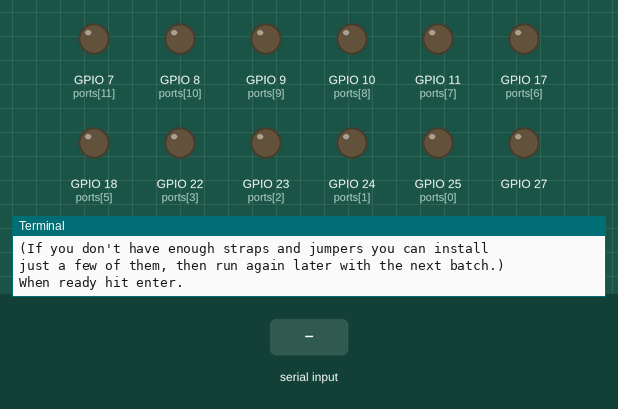
Recording of a program running on a simulated Raspberry Pi (BCM pin numbers). On the bench: output pins drawn as LEDs (lit = HIGH), the last lines printed to the terminal. The test bench sets the inputs (shaded band).

Above: at 1.2 s.
1.3 s: "1" typed at the terminal, then Enter
At 1.35 s:
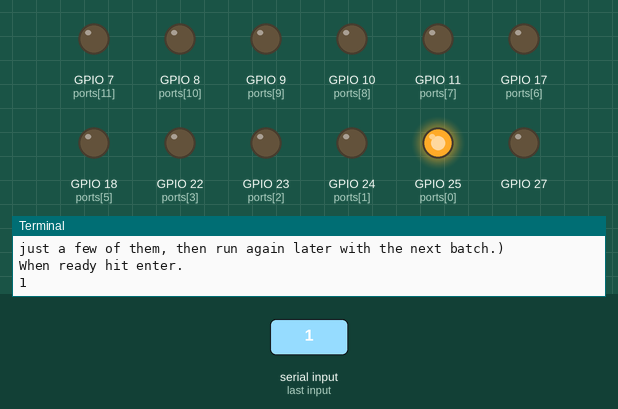
At 5.26 s:
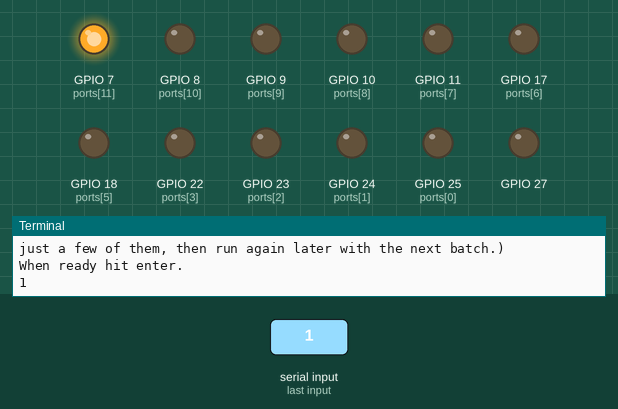
Timing chart, 0 to 11.9 s (numbered marks = the images above; inputs shaded):
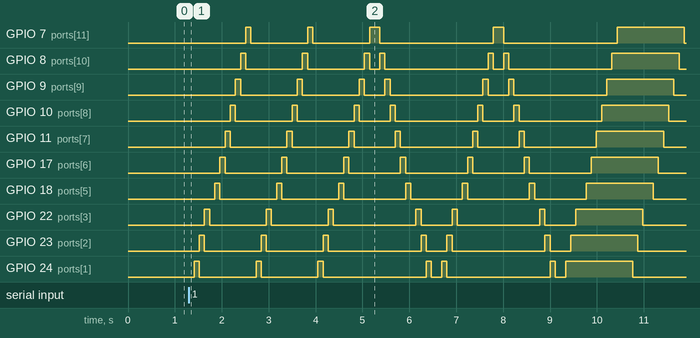

The program:

leds-rg.py
```python
#!/usr/bin/env python2.7
# Python 2.7 version by Alex Eames of http://RasPi.TV
# functionally equivalent to the Gertboard leds test by Gert Jan van Loo & Myra VanInwegen
# Use at your own risk - I'm pretty sure the code is harmless, but check it yourself.

import RPi.GPIO as GPIO
from time import sleep

if GPIO.RPI_REVISION == 1:      # check board Revision so we can set port 21/27 correctly
    ports = [25, 24, 23, 22, 21, 18, 17, 11, 10, 9, 8, 7]   # define ports list for Revision 1 Pi
else:
    ports = [25, 24, 23, 22, 27, 18, 17, 11, 10, 9, 8, 7]   # define ports list all others
ports_rev = ports[:]                                        # make a copy of ports list
ports_rev.reverse()                                         # and reverse it as we need both

GPIO.setmode(GPIO.BCM)                                  # initialise RPi.GPIO

for port_num in ports:
    GPIO.setup(port_num, GPIO.OUT)                      # set up ports for output

def led_drive(reps, multiple, direction):               # define function to drive
    for i in range(reps):                               # repetitions, single or multiple
        for port_num in direction:                      # and direction
            GPIO.output(port_num, 1)                    # switch on an led
            sleep(0.11)                                 # wait for ~0.11 seconds
            if not multiple:                            # if we're not leaving it on
                GPIO.output(port_num, 0)                # switch it off again

print "These are the connections for the LEDs test:"                # Print Wiring Instructions
print "jumpers in every out location (U3-out-B1, U3-out-B2, etc)"
print "GP25 in J2 --- B1 in J3 \nGP24 in J2 --- B2 in J3"
print "GP23 in J2 --- B3 in J3 \nGP22 in J2 --- B4 in J3"
print "GP21 in J2 --- B5 in J3 \nGP18 in J2 --- B6 in J3"
print "GP17 in J2 --- B7 in J3 \nGP11 in J2 --- B8 in J3"
print "GP10 in J2 --- B9 in J3 \nGP9 in J2 --- B10 in J3"
print "GP8 in J2 --- B11 in J3 \nGP7 in J2 --- B12 in J3"
print "(If you don't have enough straps and jumpers you can install"
print "just a few of them, then run again later with the next batch.)"
raw_input("When ready hit enter.\n")

try:                                        # Call the led driver function
    led_drive(3, 0, ports)                  # for each required pattern
    led_drive(1, 0, ports_rev)
    led_drive(1, 0, ports)                  # run this once, switching off led before next one comes on, forward direction
    led_drive(1, 0, ports_rev)              # run once, switch led off before next one, reverse direction
    led_drive(1, 1, ports)                  # (1, 1, ports) = run once, leaving each led on, forward direction
    led_drive(1, 0, ports)
    led_drive(1, 1, ports)
    led_drive(1, 0, ports)
except KeyboardInterrupt:                   # trap a CTRL+C keyboard interrupt
    GPIO.cleanup()                          # clean up GPIO ports on CTRL+C
GPIO.cleanup()                              # clean up GPIO ports on normal exit
```

Measured:
- after the input at 1.3 s, GPIO 7 (ports[11]): LOW → HIGH after 1.2 s, → LOW 0.11 s later, → HIGH 1.2 s later, → LOW 0.11 s later, … (10 changes in this stretch); GPIO 8 (ports[10]): LOW → HIGH after 1.1 s, → LOW 0.11 s later, → HIGH 1.2 s later, → LOW 0.11 s later, … (14 changes in this stretch)
